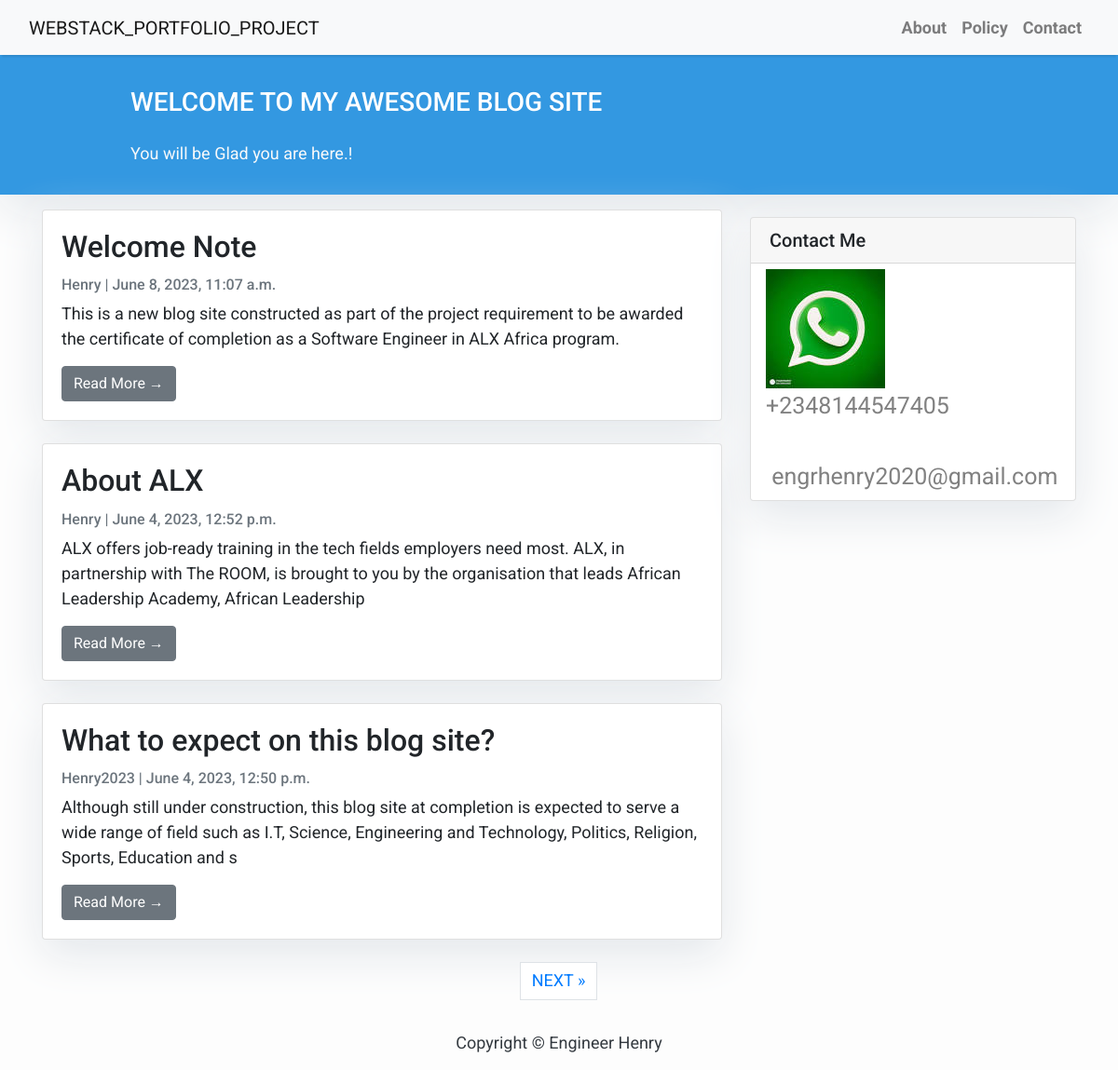
The page / on the database its author committed.
### app1/models.py (models this page shows, shortened)
class Post(models.Model):
    title = models.CharField(max_length=200, unique=True)
    slug = models.SlugField(max_length=200, unique=True)
    author = models.ForeignKey(User, on_delete= models.CASCADE,related_name='blog_posts')
    updated_on = models.DateTimeField(auto_now= True)
    content = models.TextField()
    created_on = models.DateTimeField(auto_now_add=True)
    status = models.IntegerField(choices=STATUS, default=0)
    class Meta:
        ordering = ['-created_on']

### app1/views.py (the view)
# urls.py: path('', views.PostList.as_view(), name='home'),
class PostList(generic.ListView):
    queryset = Post.objects.filter(status=1).order_by('-created_on')
    template_name = 'index.html'
    paginate_by = 3

### templates/index.html (shortened to what this page needs)
{% extends "base.html" %}
{% block content %}
<header class="masthead">
    <div class="container">
        <div class="row">
            <div class=" col-md-8 col-md-10 mx-auto">
                <div class="site-heading">
                    <h3 class=" site-heading my-4 mt-3 text-white"> WELCOME TO MY AWESOME BLOG SITE </h3>
                    <p class="text-light"> You will be Glad you are here.! &nbsp
                    </p>
                </div>
            </div>
        </div>
    </div>
</header>
<div class="container">
    <div class="row">
        <div class="col-md-8 mt-3 left">
            {% for post in post_list %}
            <div class="card mb-4">
                <div class="card-body">
                    <h2 class="card-title">{{ post.title }}</h2>
                    <p class="card-text text-muted h6">{{ post.author }} | {{ post.created_on}} </p>
                    <p class="card-text">{{post.content|slice:":200" }}</p>
                    <a href="{% url 'post_detail' post.slug  %}" class="btn btn-secondary">Read More &rarr;</a>
                </div>
            </div>
            {% endfor %}
        </div>
        {% block sidebar %} {% include 'sidebar.html' %} {% endblock sidebar %}
    </div>
</div>
{% if is_paginated %}
  <ul class="pagination justify-content-center">
    {% if page_obj.has_next %}
    <li><a href="?page={{ page_obj.next_page_number }}" class="page-link"> NEXT &raquo;</a></li>
    {% endif %}
  </ul>
{% endif %}
{%endblock%}

### templates/base.html (shortened to what this page needs)
<!DOCTYPE html>
<html>
    <head>
        <link rel="stylesheet" href="https://maxcdn.bootstrapcdn.com/bootstrap/4.0.0/css/bootstrap.min.css"
 />
    </head>
    <body>
        <nav class="navbar navbar-expand-lg navbar-light bg-light shadow" id="mainNav">
            <div class="container-fluid">
                <a class="navbar-brand" href="{% url 'home' %}">WEBSTACK_PORTFOLIO_PROJECT</a>
                <div class="collapse navbar-collapse" id="navbarResponsive">
                    <ul class="navbar-nav ml-auto">
                        <li class="nav-item text-black">
                            <a class="nav-link text-black font-weight-bold" href="#">About</a>
                        </li>
                        <li class="nav-item text-black">
                            <a class="nav-link text-black font-weight-bold" href="#">Policy</a>
                        </li>
                        <li class="nav-item text-black">
                            <a class="nav-link text-black font-weight-bold" href="#">Contact</a>
                        </li>
                    </ul>
                </div>
            </div>
        </nav>
        {% block content %}{% endblock content %}
        <footer class="py-3 bg-grey">
            <p class="m-0 text-dark text-center ">Copyright &copy; Engineer Henry</p>
        </footer>
    </body>
</html>

### templates/sidebar.html (shortened to what this page needs)
{% block sidebar %}
<div class="col-md-4 float-right ">
<div class="card my-4">
        <h5 class="card-header">Contact Me</h5>
        <div class="sidenav">
            <a href="#"><img alt="Whatsapp">+2348144547405</a>
               <br>
            <a href="#"><img src="https://ssl.gstatic.com/ui/v1/icons/mail/rfr/logo_gmail_lockup_default_1x_r5.png" alt=""> engrhenry2020@gmail.com</a>
        </div>
</div>
</div>
{% endblock sidebar %}

### templates/base.html (style rules this page uses)
body { font-family: "Roboto", sans-serif; font-size: 17px; background-color: black; }
.shadow { box-shadow: 0 4px 2px -2px rgba(0, 0, 0, 0.1); }
.masthead { background: #3398E1; height: auto; padding-bottom: 15px; box-shadow: 0 16px 48px #E3E7EB; padding-top: 10px; }

### templates/index.html (style rules this page uses)
body { font-family: "Roboto", sans-serif; font-size: 18px; background-color: #fdfdfd; }
.card { box-shadow: 0 16px 48px #E3E7EB; }

### templates/sidebar.html (style rules this page uses)
.card { box-shadow: 0 16px 48px #E3E7EB; }
.sidenav a { padding:6px 8px 6px 16px; text-decoration: red; font-size: 25px; color: #818181; display:block; flex-direction: column; align-items: center; }

### rows shown on the page
Post: title "Welcome Note", author "Henry", created_on "June 8, 2023, 11:07 a.m.", content "This is a new blog site constructed as part of the project requirement to be awarded the certificate of completion as a Software Engineer in ALX Africa program."
Post: title "About ALX", author "Henry", created_on "June 4, 2023, 12:52 p.m.", content "ALX offers job-ready training in the tech fields employers need most. ALX, in partnership with The ROOM, is brought to you by the organisation that leads African Leadership Academy, African Leadership"
Post: title "What to expect on this blog site?", author "Henry2023", created_on "June 4, 2023, 12:50 p.m.", content "Although still under construction, this blog site at completion is expected to serve a wide range of field such as I.T, Science, Engineering and Technology, Politics, Religion, Sports, Education and s"
